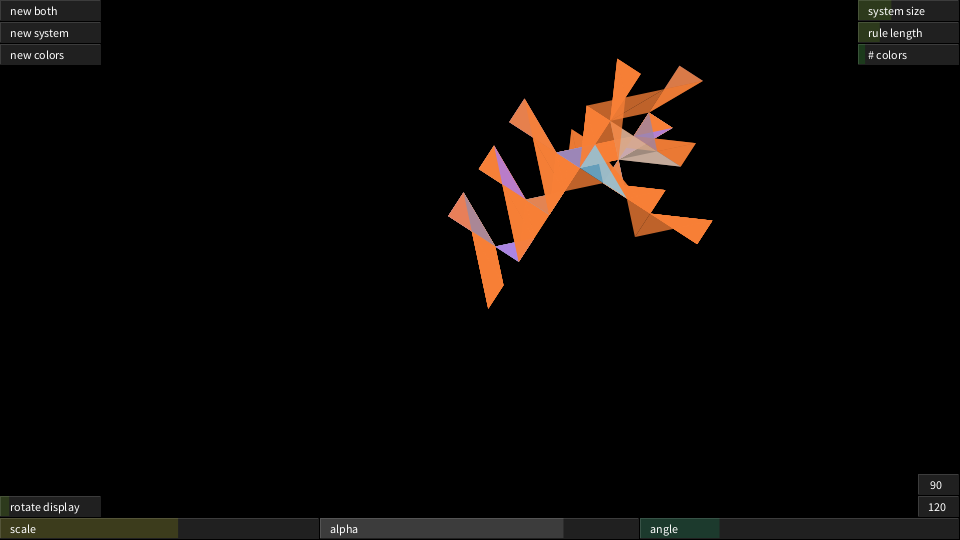
Frame 1 (no input)
Frame 60 (the mouse pressed at the canvas centre just before this capture): identical to frame 1, image omitted
Frame 120 (the mouse held since frame 60 and released just before this capture): identical to frame 1, image omitted

The Processing sketch that drew this single still picture (run headless with seeded random() and noise(); from frame 60 on, the mouse is pressed at the canvas centre):

// Processing sketch: processing_61273
// ── processing_61273.pde

lsystem tester;
PGraphics renderFrame;

void setup() {

  size(960, 540, JAVA2D);

  tester = new lsystem();

  NewTester();

  renderFrame = createGraphics(960, 540, JAVA2D);

  gui = new ArrayList();
  gui.clear();

  //gui.add(new guiElement(ELEMENT_BUTTON, "Reset All", 0.0, 1.0, 0.0, 10, 10, 100, 100, 0, 0, 255));

  gui.add(new guiElement(ELEMENT_SLIDER, "system size", 1024, 4096, 2048, width-102, 0, 100, 20, 132, 242, 0));  
  gui.add(new guiElement(ELEMENT_SLIDER, "rule length", 16, 384, 96, width-102, 22, 100, 20, 132, 242, 0));
  gui.add(new guiElement(ELEMENT_SLIDER, "# colors", 4.0, 32.0, 6.0, width-102, 44, 100, 20, 0, 242, 0));  

  gui.add(new guiElement(ELEMENT_SLIDER, "rotate display", 0.0, 360.0, 33.0, 0, height-44, 100, 20, 132, 242, 0));  
    
  gui.add(new guiElement(ELEMENT_SLIDER, "scale", 0.0, 50.0, 28.0, 0, height-22, 318, 20, 255, 255, 0));
  gui.add(new guiElement(ELEMENT_SLIDER, "alpha", 0.0, 256.0, 196.0, 320, height-22, 318, 20, 255, 255, 255));    
  gui.add(new guiElement(ELEMENT_SLIDER, "angle", 0.0, 360.0, 90.0, 640, height-22, 318, 20, 0, 242, 132));
  
  gui.add(new guiElement(ELEMENT_BUTTON, " 90", 0.0, 1.0, 0.0, width-42, height-66, 40, 20, 232, 33, 0));  
  gui.add(new guiElement(ELEMENT_BUTTON, "120", 0.0, 1.0, 0.0, width-42, height-44, 40, 20, 232, 33, 0));    

  gui.add(new guiElement(ELEMENT_BUTTON, "new colors", 0.0, 1.0, 0.0, 0, 44, 100, 20, 33, 33, 255));  
  gui.add(new guiElement(ELEMENT_BUTTON, "new system", 0.0, 1.0, 0.0, 0, 22, 100, 20, 33, 33, 255));  
  gui.add(new guiElement(ELEMENT_BUTTON, "new both", 0.0, 1.0, 0.0, 0, 0, 100, 20, 33, 33, 255));
  

  //gui.add(new guiElement(ELEMENT_BUTTON, "Save!", 0.0, 1.0, 0.0, 350, 100, 40, 40, 232, 33, 0));  

  // activate all buttons
  for (int i = 0; i < gui.size(); i++) {
    guiElement thisElement = (guiElement) gui.get(i);
    thisElement.ACTIVATE = true;    
  }  

  //println(gui.size());

  tester.FillVertexList();
  tester.DrawFractal(tester.displayScale, renderFrame);
}
void draw() {

  background(0);
  // button actions
  buttonActions();

  image(renderFrame, 0, 0, 960, 540);

  for (int i = 0; i < gui.size(); i++) {
    guiElement thisElement = (guiElement) gui.get(i);
    thisElement.Tick();
    thisElement.Display();
  }
}

void keyPressed() {
  if (key == 's') {
    renderFrame.save(nf(frameCount, 6)+".tga");
  }

  if (key == '1') {
    tester.CreateInitialColors(tester.numberOfColors);
    tester.FillVertexList();
    tester.DrawFractal(tester.displayScale, renderFrame);
  }
}

void mouseDragged() {

  // safely move the system's offset
  boolean notButton = true;
  for (int i = 0; i < gui.size(); i++) {
    guiElement thisElement = (guiElement) gui.get(i);
    if (thisElement.isMouseOver) notButton = false;
  }

  if (notButton) {    
    tester.drawOffsetX = mouseX;
    tester.drawOffsetY = mouseY;
    tester.DrawFractal(tester.displayScale, renderFrame);
  }
}


void mousePressed() {
  
  // safely move the system's offset
  boolean notButton = true;
  for (int i = 0; i < gui.size(); i++) {
    guiElement thisElement = (guiElement) gui.get(i);
    if (thisElement.isMouseOver) notButton = false;
  }

  if (notButton) {    
    tester.drawOffsetX = mouseX;
    tester.drawOffsetY = mouseY;
    tester.DrawFractal(tester.displayScale, renderFrame);
  }  
  
}

void mouseReleased() {
  for (int i = 0; i < gui.size(); i++) {
    guiElement thisElement = (guiElement) gui.get(i);
    if (thisElement.elementType!=ELEMENT_SLIDER) {
      thisElement.DEBOUNCE = false;
    }
  }
}

void NewTester() {
  tester.RandomSetup();
}

class lsystem {

  // GUI controlled Variables

  int ruleSize;

  int numberOfColors;
  float alphaLevel;
  float masterRotate;
    
  float displayScale;
  float angleChange;  

  int LIMIT_stringSize;  // performance related
  int LIMIT_vertexSize;

  int drawOffsetX, drawOffsetY;

  /////////////////////////////////////////////////////////      
  String original;  // starting rule string
  String subRule;   // substitution string
  String subTarget; // token that initiates substitution
  String processed; // final string

  ArrayList allColors;  // (PVector) master stack of colors
  ArrayList vertexList;  // created from the processed string  
  ArrayList colorList;   // paired with vertex list
  ArrayList stateStack;  // list of PVector()'s in the form of .xy = xy, .z = angle
  ArrayList colorStack;

  PGraphics exportBuffer;
  int exportMultiplier;

  /*
  
   F - forward, move turtle
   - - left
   +- right
   [ - push
   ] - pop
   
   */

  lsystem() {

    drawOffsetX = width/2;
    drawOffsetY = height/2;
    
    ruleSize = 96;
    numberOfColors = 6;
    alphaLevel = 128;
    masterRotate = 33.0;
    
    LIMIT_stringSize = 1024;
    LIMIT_vertexSize = 1024;

    angleChange = 90;
    displayScale = 10.0;

    original = "";
    processed = "";

    subRule = "";
    subTarget = "F";

    vertexList = new ArrayList();
    colorList = new ArrayList();

    stateStack = new ArrayList();
    colorStack = new ArrayList();
  }

  void CreateInitialColors(int _numberOfColors) {

    allColors = new ArrayList();

    for (int i = 0; i < _numberOfColors; i++) {
      allColors.add(new PVector(random(255), random(255), random(255)));
    }
  }

  void RandomSetup() {

    CreateInitialColors(numberOfColors);
    CreateRandomRule(ruleSize);    
    ApplyRules();
    
  }


  void CreateRandomRule(int _length) {

    original = "";

    for (int i = 0 ; i < _length; i++) {

      int picker = (int)random(9);
      switch(picker) {
      case 0: 
        original+=("F");
        break;
      case 1: 
        original+=("L");
        break;
      case 2: 
        original+=("R");
        break;
      case 3: 
        original+=("[");
        break;
      case 4: 
        original+=("]");
        break;
      case 5: 
        original+=("N");
        break;
      case 6: 
        original+=("C");
        break;
      case 7: 
        original+=("c");
        break;
      default:
        original+=("F");
        break;
      }
    }

    //println(original);
  }
  void CreateRandomSub(int _length) {

    subRule = "";

    for (int i = 0 ; i < _length; i++) {

      int picker = (int)random(9);
      switch(picker) {
      case 0: 
        subRule+=("F");
        break;
      case 1: 
        subRule+=("L");
        break;
      case 2: 
        subRule+=("R");
        break;
      case 3: 
        subRule+=("[");
        break;
      case 4: 
        subRule+=("]");
        break;
      case 5: 
        subRule+=("N");
        break;
      case 6: 
        subRule+=("C");
        break;
      case 7: 
        subRule+=("c");
        break;
      }
    }
  }

  void ApplyRules() {

    int vertexCount = 0;

    processed = original;
    subRule = original;

    int escapeCount = 0;

    while (processed.length () < LIMIT_stringSize && vertexCount < LIMIT_vertexSize) {
      vertexCount = 0;
      for (int i = 0; i < processed.length(); i++) {
        if (processed.substring(i, i+1).equals("F")) vertexCount++;
      }

      String[] buffer = new String[processed.length()];
      for (int i = 0; i < processed.length(); i++) {
        if (processed.charAt(i) == subTarget.charAt(0)) {
          buffer[i] = subRule;
        }
        else {
          buffer[i] = processed.substring(i, i+1);
        }
      }
      processed = join(buffer, "");
      
      
      escapeCount++;
      if(escapeCount > LIMIT_vertexSize * 10){ break; }
    }

    // count vertexes
    //println(vertexCount);
  }

  void FillVertexList() {

    vertexList.clear();
    stateStack.clear();

    colorList.clear();
    colorStack.clear();

    PVector currentState = new PVector(0.0, 0.0, 0.0);  // position

    int currentColorIndex = 0;    
    PVector currentColor = (PVector) allColors.get(currentColorIndex);  // color

    float distance = 1.0;    

    for (int i = 0; i < processed.length(); i++) {

      if (processed.substring(i, i+1).equals("F")) {        
        // move the position
        currentState.x += cos(radians(currentState.z))*distance;
        currentState.y += sin(radians(currentState.z))*distance;

        // add a new vertex at this new position
        vertexList.add(new PVector(currentState.x, currentState.y, 0.0));        
        colorList.add(new PVector(currentColor.x, currentColor.y, currentColor.z));
      }      
      if (processed.substring(i, i+1).equals("L")) {        
        currentState.z += angleChange;
      }
      if (processed.substring(i, i+1).equals("R")) {        
        currentState.z -= angleChange;
      }

      // position state stack
      if (processed.substring(i, i+1).equals("[")) {
        stateStack.add(new PVector(currentState.x, currentState.y, currentState.z));
      }
      if (processed.substring(i, i+1).equals("]")) {
        if (stateStack.size() > 1) {
          stateStack.remove(stateStack.size()-1);
          if (stateStack.size() > 0) {
            PVector thisState = (PVector) stateStack.get(stateStack.size()-1);

            currentState.x = thisState.x;
            currentState.y = thisState.y;
            currentState.z = thisState.z;
          }
        }
      }

      // color state stack
      if (processed.substring(i, i+1).equals("N")) {
        currentColorIndex++;
        if (currentColorIndex >= allColors.size()) {
          currentColorIndex = 0;
        }
        PVector thisColor = (PVector) allColors.get(currentColorIndex);
        currentColor.set(thisColor.x, thisColor.y, thisColor.z);
      }
      if (processed.substring(i, i+1).equals("C")) {
        colorStack.add(new PVector(currentColor.x, currentColor.y, currentColor.z));
      }
      if (processed.substring(i, i+1).equals("c")) {
        if (colorStack.size() > 1) {
          colorStack.remove(colorStack.size()-1);
          if (colorStack.size() > 0) {
            PVector thisColor = (PVector) colorStack.get(colorStack.size()-1);
            currentColor.x = thisColor.x;
            currentColor.y = thisColor.y;
            currentColor.z = thisColor.z;
          }
        }
      }
    }
  }

  void DrawFractal(float _scale, PGraphics target) {
    target.beginDraw();

    target.background(0);
    target.noStroke();
    target.smooth();

    target.pushMatrix();
    
    target.translate(drawOffsetX, drawOffsetY);
    target.rotate(radians(masterRotate));
    
    target.beginShape(TRIANGLE_STRIP);    
    for (int i = 0; i < vertexList.size(); i++) {

      PVector thisVertex = (PVector) vertexList.get(i);
      PVector thisColor = (PVector) colorList.get(i);
      target.fill(thisColor.x, thisColor.y, thisColor.z, alphaLevel);      
      target.vertex(thisVertex.x*_scale, thisVertex.y*_scale);
    }

    target.endShape();
    target.popMatrix();
    target.endDraw();
  }  // end DrawFractal()
}

void buttonActions() {
  // wayyyyy ugly
  // where the buttons act on the global variables in 
 
  boolean bActivity = false; 
 
  for (int i = 0; i < gui.size(); i++) {
    guiElement thisElement = (guiElement) gui.get(i);
    if (thisElement.ACTIVATE) {
      bActivity = true;
      // BUTTONS
      if (thisElement.label.equals("Reset All")) {
        //println(thisElement.label+" fired.");
        if (thisElement.actualValue > 0.0) { 
          NewTester(); 
          thisElement.actualValue = 0.0;
        }
      }
      if (thisElement.label.equals(" 90")) {
        if (thisElement.actualValue > 0.0) { 
          tester.angleChange = 90.0;
          thisElement.actualValue = 0.0;        
          //println(thisElement.label+" fired.");
        }
      }
      if (thisElement.label.equals("120")) {
        if (thisElement.actualValue > 0.0) { 
          tester.angleChange = 120.0;
          thisElement.actualValue = 0.0;        
          //println(thisElement.label+" fired.");
        }
      }
      if (thisElement.label.equals("new colors")) {
        if (thisElement.actualValue > 0.0) {
          tester.CreateInitialColors(tester.numberOfColors); 
          thisElement.actualValue = 0.0;        
          //println(thisElement.label+" fired.");
        }
      }
      if (thisElement.label.equals("new system")) {
        if (thisElement.actualValue > 0.0) {
          tester.CreateRandomRule(tester.ruleSize);    
          tester.ApplyRules(); 
          thisElement.actualValue = 0.0;        
          //println(thisElement.label+" fired.");
        }
      }
      if (thisElement.label.equals("new both")) {
        if (thisElement.actualValue > 0.0) {
          tester.RandomSetup();
          thisElement.actualValue = 0.0;        
          //println(thisElement.label+" fired.");
        }
      }
      
      // SLIDERS
      if (thisElement.label.equals("scale")) {
        tester.displayScale = thisElement.actualValue;
      }
      if (thisElement.label.equals("angle")) {
        tester.angleChange = thisElement.actualValue;
      }
      if (thisElement.label.equals("rotate display")) {
        tester.masterRotate = thisElement.actualValue;
      }
      if (thisElement.label.equals("alpha")) {
        tester.alphaLevel = thisElement.actualValue;
      }
      if (thisElement.label.equals("system size")) {
        tester.LIMIT_stringSize = int(thisElement.actualValue);
        tester.LIMIT_vertexSize = int(thisElement.actualValue);
      }
      if (thisElement.label.equals("rule length")) {
        tester.ruleSize = int(thisElement.actualValue);
      }
      if (thisElement.label.equals("# colors")) {
        tester.numberOfColors = int(thisElement.actualValue);
        //println(int(thisElement.actualValue));
        tester.CreateInitialColors(tester.numberOfColors);
      }               
      thisElement.ACTIVATE = false;
    }
    else {                     
    }
  }
  
  if(bActivity){
    tester.FillVertexList();
    tester.DrawFractal(tester.displayScale, renderFrame);
  }  
  
}
final int ELEMENT_BUTTON = 1;
final int ELEMENT_TOGGLE = 2;
final int ELEMENT_SLIDER = 3;

ArrayList gui;

class guiElement {
  
  int elementType; 
  String label;
  
  int posX, posY, sizeX, sizeY;
  
  int colorR, colorG, colorB;

  float valueMin, valueMax, valueDefault;
  float actualValue;

  boolean isMouseOver;
  boolean ACTIVATE;
  boolean DEBOUNCE;

  guiElement(int _type, String _label, float _min, float _max, float _default, int _posX, int _posY, int _sizeX, int _sizeY, int r, int g, int b){    
    elementType = _type;
    label = _label;    
    SetDimensions(_posX,_posY,_sizeX,_sizeY);
    SetValueRanges(_min,_max,_default);    
    colorR = r;
    colorG = g;
    colorB = b;
    actualValue = _default;
  }
  
  void Tick(){
    isMouseOver = (mouseX > posX && mouseX < (posX+sizeX) && mouseY > posY && mouseY <(posY+sizeY));
    if(isMouseOver && (mousePressed) && !DEBOUNCE && elementType != 3){
      // mouseX determines value
      ACTIVATE = true;
      DEBOUNCE = true;
      float percentageFull = map(mouseX, posX, posX+sizeX, 0.0, 1.0);
      
      if(elementType != ELEMENT_SLIDER){
        percentageFull = 1.0;
      }
      actualValue = percentageFull * valueMax;
      if(actualValue < valueMin){
        actualValue = valueMin;
      }
    }
    else if(isMouseOver && (mousePressed) && !DEBOUNCE && elementType == 3){
      // mouseX determines value
      ACTIVATE = true;
      float percentageFull = map(mouseX, posX, posX+sizeX, 0.0, 1.0);
      
      if(elementType != ELEMENT_SLIDER){
        percentageFull = 1.0;
      }
      actualValue = percentageFull * valueMax;
      if(actualValue < valueMin){
        actualValue = valueMin;
      }      
    }
  }
  
    
  void SetDimensions(int _posX, int _posY, int _sizeX, int _sizeY){
    posX = _posX;
    posY = _posY;
    sizeX = _sizeX;
    sizeY = _sizeY;
  }
  
  void SetValueRanges(float _min, float _max, float _default){
    valueMin = _min;
    valueMax = _max;
    valueDefault = _default;  
  }

  void Display(){
    
    pushMatrix();
    strokeWeight(1.0);
    translate(posX, posY);

    noStroke();       
    fill(255,32);    
    rect(0,0,sizeX,sizeY);
        
    // value itself 

    fill(colorR, colorG, colorB,32);        
    rect(0,0,sizeX*map(actualValue, valueMin, valueMax, 0.0, 1.0), sizeY);
    
    // outline

    if(isMouseOver){ 
      strokeWeight(2.0);
    }
    stroke(255,32);
    noFill();    
    rect(0,0,sizeX, sizeY);
    
    fill(255,255,255);
    text(label,10,15);        
    popMatrix();
    
  }
      
}
